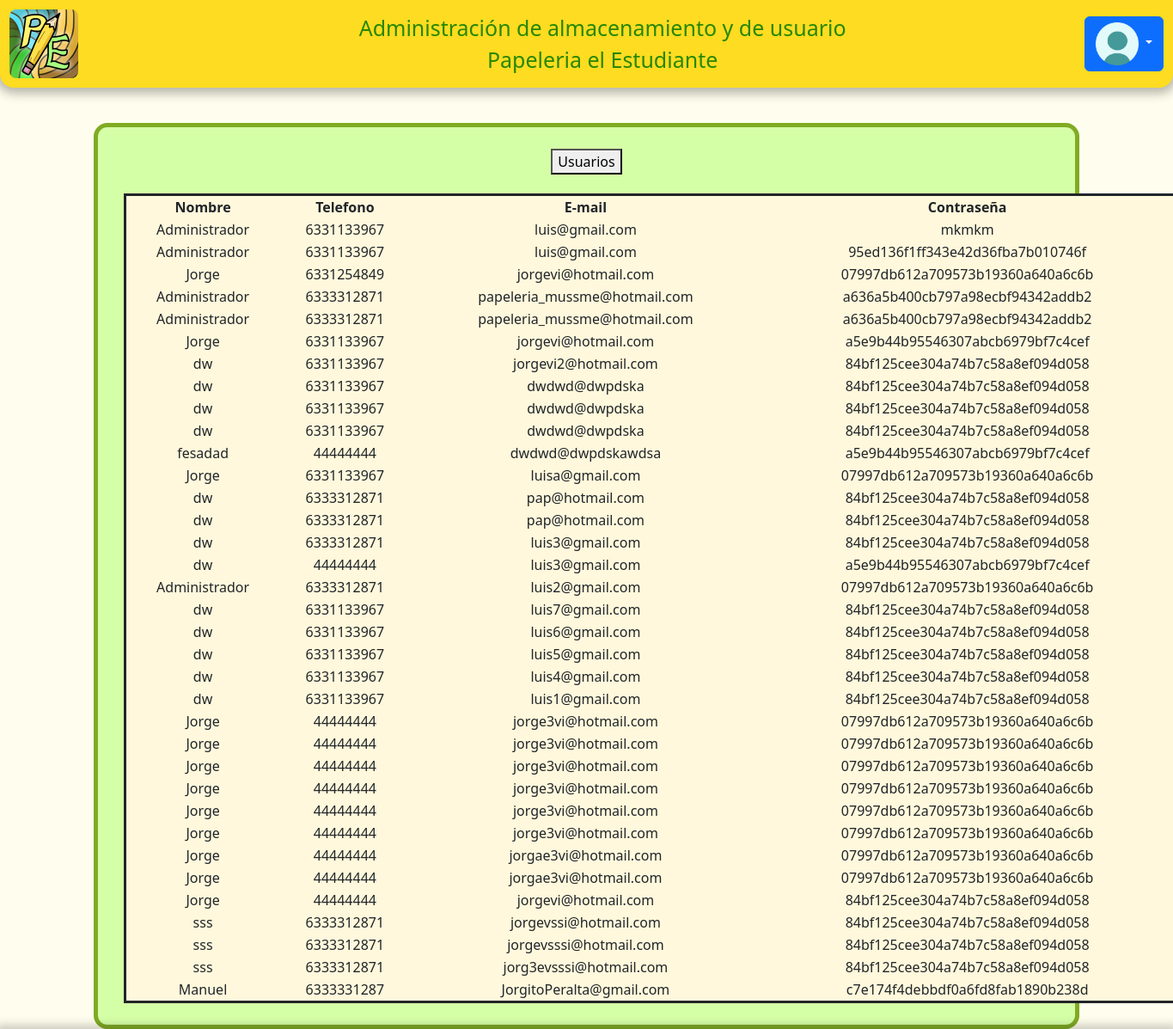
Page /ProductosAdmin.php (signed in) on the committed database.
### tables this page shows
CREATE TABLE `usuarios` (
  `id` int(11) NOT NULL,
  `usuario` varchar(59) DEFAULT NULL,
  `email` varchar(50) DEFAULT NULL,
  `password` varchar(100) DEFAULT NULL,
  `telefono` varchar(10) DEFAULT NULL
);

### Prueba/Registro.php (called while the page is built, shortened)
<?php
 function mostrarUsuario($conexion){
 try{
 $stmt= $conexion->query("SELECT * FROM usuarios");
 $stmt->setFetchmode(PDO::FETCH_ASSOC);
     $i=0;
     while($row=$stmt->fetch()){
         $registros[$i]=$row;
         $i++;
     }
  return $registros;
 }catch(PDOException $e) {
 die('Error:' .  $e->getMessage());
 }
 }

### ProductosAdmin.php (the view, shortened to what this page needs)
<?php
if(empty($_SESSION["email"])){
   header("location:IniciarSesion.php");
    exit();
}else{
require "conexiones.php";
require "Prueba/Registro.php";
$conexion = crearConexion();
$registros = mostrarUsuario($conexion);
?>
<!DOCTYPE html>
<html lang="es">
<head>
    <link type="text/css" rel="stylesheet" href="estilo/design4.css">
   <link href="https://cdn.jsdelivr.net/npm/bootstrap@5.3.3/dist/css/bootstrap.min.css" rel="stylesheet">
</head>
<body>
    <header>
        <table width="2000px">
            <td width="200px">
                <a href="main.php"><img src="estilo/pape.png" alt="Foto de perfil" width="80px" height="80px" class="imgs"></a></td>
        <td colspan="3" align="center" class="pp">
            <label>Administración de almacenamiento y de usuario<br>Papeleria el Estudiante</label>
            </td>
            <td align="right">
          <div class="dropdown">
  <button class="btn btn-primary dropdown-toggle" type="button" data-bs-toggle="dropdown" aria-expanded="false">
    <img src="estilo/cuenta.png" width="50" height="50">
  </button>
            </div>
            </td>
        </table>
    </header>
    <fieldset class="tabl1" align="center">
    <a href="Admin.php"><button type="button">Usuarios</button></a>
    <br>
    <fieldset class="tabl">
    <table width="1225px" class="usuarios">
        <thead>
            <tr>
            <th >Nombre</th>
                <th >Telefono</th>
                <th >E-mail</th>
                <th>Contraseña</th>
            </tr>
            </thead>
            <tbody>
            <?php
                foreach($registros as $reg){
                    echo '<tr>';
                    echo '<td>'.$reg['usuario'].'</td>';
                    echo '<td>'.$reg['telefono'].'</td>';
                    echo '<td>'.$reg['email'].'</td>';
                    echo '<td>'.$reg['password'].'</td>';
                    echo '</tr>';
                }?>
            </tbody>
        </table>
    </fieldset>
    </fieldset>
</body>
</html>
<?php
}
?>

### estilo/design4.css (style rules this page uses)
body { margin: 0; padding: 0; font-family: Arial, sans-serif; background-image: url(fondo.png); background-size:cover; }
header { background-color: #FDDC21; color: #dbffdf; padding: 10px; display: flex; justify-content: space-between; align-items: center; box-shadow: 0px 2px 12px 5px rgba(20, 20, 20, 0.3); border-bottom-left-radius: 1em; border-bottom-right-radius: 1em; }
img.imgs { border-radius: 0.5em; }
.pp { font-size: 25px; color:#288700; }
fieldset.tabl1 { background-color: #D5FFA7; border: solid 5px #80AB23; padding: 25px; margin-left:8%; margin-right: 8%; margin-top: 3%; border-radius: 1em; }
fieldset.tabl { margin-left: 0.4%; margin-top: 2%; margin-right: 10%; background-color: #BFECDF; }
table.usuarios { border: solid 3px; background-color: cornsilk; }
tr { border: solid 1px; }
[href] { color: #573B00 }

### rows in the picture
usuarios: usuario "Administrador", telefono "6331133967", email "luis@gmail.com", password "mkmkm"
usuarios: usuario "Administrador", telefono "6331133967", email "luis@gmail.com", password "95ed136f1ff343e42d36fba7b010746f"
usuarios: usuario "Jorge", telefono "6331254849", email "jorgevi@hotmail.com", password "07997db612a709573b19360a640a6c6b"
usuarios: usuario "Administrador", telefono "6333312871", email "papeleria_mussme@hotmail.com", password "a636a5b400cb797a98ecbf94342addb2"
usuarios: usuario "Administrador", telefono "6333312871", email "papeleria_mussme@hotmail.com", password "a636a5b400cb797a98ecbf94342addb2"
usuarios: usuario "Jorge", telefono "6331133967", email "jorgevi@hotmail.com", password "a5e9b44b95546307abcb6979bf7c4cef"
usuarios: usuario "dw", telefono "6331133967", email "jorgevi2@hotmail.com", password "84bf125cee304a74b7c58a8ef094d058"
usuarios: usuario "dw", telefono "6331133967", email "dwdwd@dwpdska", password "84bf125cee304a74b7c58a8ef094d058"
usuarios: usuario "dw", telefono "6331133967", email "dwdwd@dwpdska", password "84bf125cee304a74b7c58a8ef094d058"
usuarios: usuario "dw", telefono "6331133967", email "dwdwd@dwpdska", password "84bf125cee304a74b7c58a8ef094d058"
usuarios: usuario "fesadad", telefono "44444444", email "dwdwd@dwpdskawdsa", password "a5e9b44b95546307abcb6979bf7c4cef"
usuarios: usuario "Jorge", telefono "6331133967", email "luisa@gmail.com", password "07997db612a709573b19360a640a6c6b"
usuarios: usuario "dw", telefono "6333312871", email "pap@hotmail.com", password "84bf125cee304a74b7c58a8ef094d058"
usuarios: usuario "dw", telefono "6333312871", email "pap@hotmail.com", password "84bf125cee304a74b7c58a8ef094d058"
usuarios: usuario "dw", telefono "6333312871", email "luis3@gmail.com", password "84bf125cee304a74b7c58a8ef094d058"
usuarios: usuario "dw", telefono "44444444", email "luis3@gmail.com", password "a5e9b44b95546307abcb6979bf7c4cef"
usuarios: usuario "Administrador", telefono "6333312871", email "luis2@gmail.com", password "07997db612a709573b19360a640a6c6b"
usuarios: usuario "dw", telefono "6331133967", email "luis7@gmail.com", password "84bf125cee304a74b7c58a8ef094d058"
usuarios: usuario "dw", telefono "6331133967", email "luis6@gmail.com", password "84bf125cee304a74b7c58a8ef094d058"
usuarios: usuario "dw", telefono "6331133967", email "luis5@gmail.com", password "84bf125cee304a74b7c58a8ef094d058"
usuarios: usuario "dw", telefono "6331133967", email "luis4@gmail.com", password "84bf125cee304a74b7c58a8ef094d058"
usuarios: usuario "dw", telefono "6331133967", email "luis1@gmail.com", password "84bf125cee304a74b7c58a8ef094d058"
usuarios: usuario "Jorge", telefono "44444444", email "jorge3vi@hotmail.com", password "07997db612a709573b19360a640a6c6b"
usuarios: usuario "Jorge", telefono "44444444", email "jorge3vi@hotmail.com", password "07997db612a709573b19360a640a6c6b"
usuarios: usuario "Jorge", telefono "44444444", email "jorge3vi@hotmail.com", password "07997db612a709573b19360a640a6c6b"
usuarios: usuario "Jorge", telefono "44444444", email "jorge3vi@hotmail.com", password "07997db612a709573b19360a640a6c6b"
usuarios: usuario "Jorge", telefono "44444444", email "jorge3vi@hotmail.com", password "07997db612a709573b19360a640a6c6b"
usuarios: usuario "Jorge", telefono "44444444", email "jorge3vi@hotmail.com", password "07997db612a709573b19360a640a6c6b"
usuarios: usuario "Jorge", telefono "44444444", email "jorgae3vi@hotmail.com", password "07997db612a709573b19360a640a6c6b"
usuarios: usuario "Jorge", telefono "44444444", email "jorgae3vi@hotmail.com", password "07997db612a709573b19360a640a6c6b"
usuarios: usuario "Jorge", telefono "44444444", email "jorgevi@hotmail.com", password "84bf125cee304a74b7c58a8ef094d058"
usuarios: usuario "sss", telefono "6333312871", email "jorgevssi@hotmail.com", password "84bf125cee304a74b7c58a8ef094d058"
usuarios: usuario "sss", telefono "6333312871", email "jorgevsssi@hotmail.com", password "84bf125cee304a74b7c58a8ef094d058"
usuarios: usuario "sss", telefono "6333312871", email "jorg3evsssi@hotmail.com", password "84bf125cee304a74b7c58a8ef094d058"
usuarios: usuario "Manuel", telefono "6333331287", email "JorgitoPeralta@gmail.com", password "c7e174f4debbdf0a6fd8fab1890b238d"
